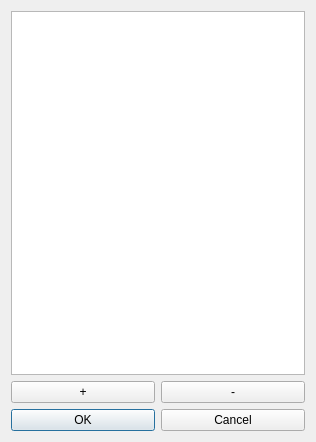
<?xml version="1.0" encoding="UTF-8"?>
<ui version="4.0">
 <class>Dialog</class>
 <widget class="QDialog" name="Dialog">
  <property name="geometry">
   <rect>
    <x>0</x>
    <y>0</y>
    <width>316</width>
    <height>442</height>
   </rect>
  </property>
  <property name="windowTitle">
   <string>Dialog</string>
  </property>
  <property name="windowIcon">
   <iconset resource="../resources/misleep.qrc">
    <normaloff>:/logo/logo.png</normaloff>:/logo/logo.png</iconset>
  </property>
  <layout class="QGridLayout" name="gridLayout">
   <item row="3" column="1">
    <widget class="QPushButton" name="CancelBt">
     <property name="text">
      <string>Cancel</string>
     </property>
     <property name="autoDefault">
      <bool>false</bool>
     </property>
    </widget>
   </item>
   <item row="3" column="0">
    <widget class="QPushButton" name="OKBt">
     <property name="text">
      <string>OK</string>
     </property>
    </widget>
   </item>
   <item row="1" column="0">
    <widget class="QPushButton" name="AddBt">
     <property name="text">
      <string>+</string>
     </property>
    </widget>
   </item>
   <item row="0" column="0" colspan="2">
    <widget class="QListView" name="LabelListView">
     <property name="editTriggers">
      <set>QAbstractItemView::DoubleClicked</set>
     </property>
    </widget>
   </item>
   <item row="1" column="1">
    <widget class="QPushButton" name="DeleteBt">
     <property name="text">
      <string>-</string>
     </property>
    </widget>
   </item>
  </layout>
 </widget>
 <resources>
  <include location="../resources/misleep.qrc"/>
 </resources>
 <connections/>
</ui>
